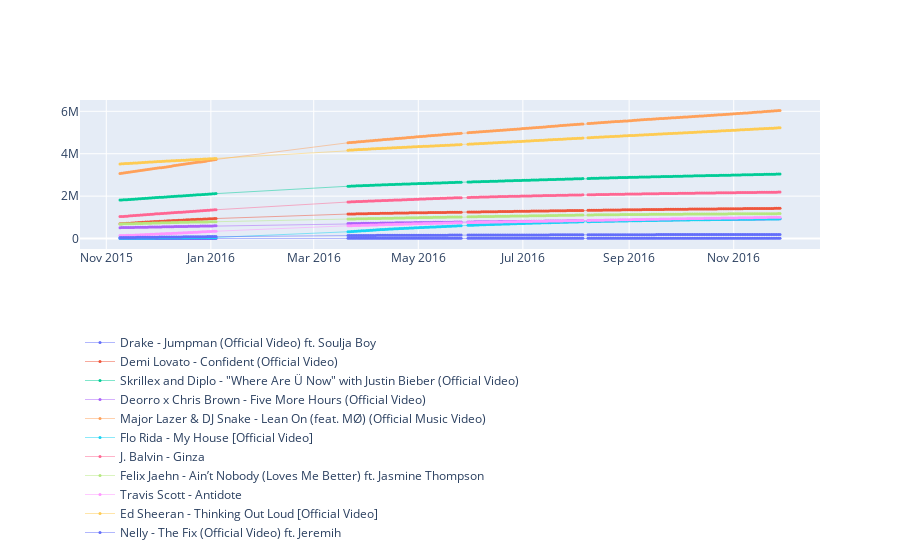
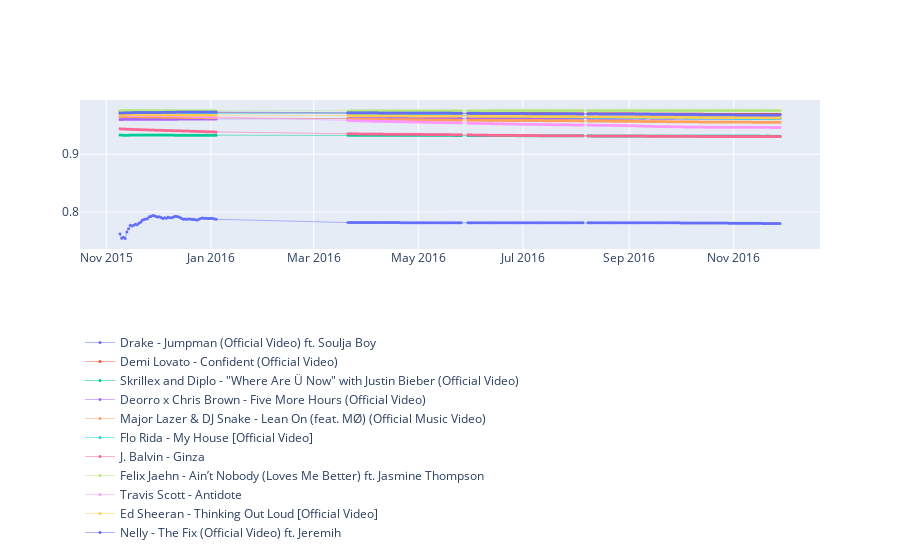

These figures' notebook cell, in order:
### Markdown cell above
## Assignment 1 - Cascading effects

include:
- plot
- code explanation

Read the material in Chapter 16 on cascading effects. Plot the difference between the number of likes and dislikes for several songs.

Do you think we observe cascading effects? Is there a difference between songs that are already popular (in the top-100) and those that are not (megahit or alarmschijf)?. The model in Chapter 16 in its pure form cannot be applied to music preferences. Why not? Can you modify the model accordingly? Can you quantify cascading effects in this setting?

There is no one right answer right to this question, and the answer may depend on a particular song. Make your conclusions based on your data and present clear arguments.

# TODO explain drake jumpman. Nummer met laag aantal views, duidelijke cascading.

### Code cell
#TODO plot likes vs dislikes for several songs categorizeb by popularity
#TODO why cant the ch 16 model bot be applied to songs (int vs bool)
#TODO change model to work for songs
#TODO quantify cascading effect
#TODO comment code
#TODO pretty graphs

def find_songs(dataframe,mode='relative_likes'):
    dt_songs = {}
    
    for index, row in dataframe.iterrows():
        y_id = row['song']
        if mode=='relative_likes':
            data = int(row['likes'])-int(row['dislikes'])
        elif mode=='like_ratio':
            data = int(row['likes'])/int(row['votes'])
        elif mode=='expectation':
            data = int(row['views'])
        else:
            data = int(row[mode])
            
        
        if mode=='expectation':
            data2 = int(row['likes'])
        else:
            data2 = row['timestamp']
        
        if y_id not in dt_songs.keys():
            dt_songs[y_id] = [[data],[data2]]
        else:
            dt_songs[y_id][0].append(data)
            dt_songs[y_id][1].append(data2)
                        
    return(dt_songs)
     
def draw_linechart(figure,dt_data,**kwargs):
    for song, data in dt_data.items():
        kwargs['y'] = data[0]
        kwargs['x'] = data[1]
        kwargs['name']=song
        figure.add_trace(go.Scatter(kwargs,mode='markers+lines',line={'width':0.5},marker={'size':3}))
    
def get_n_songs(data,n):
    return data[data.song.isin(data.song.sample(n=n))]
    
data_set = pd.concat([get_n_songs(data_youtube100,n=10),data_youtube100[data_youtube100.song.str.contains('Drake - Jumpman')]] )

data1 = find_songs(data_set,mode='relative_likes')
figure = go.Figure()
draw_linechart(figure,data1)
figure.update_layout(legend=dict(x=0, y=-2))
figure.show()

data2 = find_songs(data_set,mode='like_ratio')
figure2 = go.Figure()
draw_linechart(figure2,data2)
figure2.update_layout(legend=dict(x=0, y=-2))
figure2.show()

### Figure 1 — Plotly figure (JSON) as saved in the notebook; plotly's stock layout.template omitted (floating-point values rounded to 4 significant figures; data arrays with more than 128 entries replaced by an {"elided": "..."} marker saying what was removed)
{"data": [{"line": {"width": 0.5}, "marker": {"size": 3}, "mode": "markers+lines", "name": "Drake - Jumpman (Official Video) ft. Soulja Boy", "type": "scatter", "x": {"elided": "305 str values"}, "y": {"elided": "305 int values"}}, {"line": {"width": 0.5}, "marker": {"size": 3}, "mode": "markers+lines", "name": "Demi Lovato - Confident (Official Video)", "type": "scatter", "x": {"elided": "305 str values"}, "y": {"elided": "305 int values"}}, {"line": {"width": 0.5}, "marker": {"size": 3}, "mode": "markers+lines", "name": "Skrillex and Diplo - \"Where Are Ü Now\" with Justin Bieber (Official Video)", "type": "scatter", "x": {"elided": "305 str values"}, "y": {"elided": "305 int values"}}, {"line": {"width": 0.5}, "marker": {"size": 3}, "mode": "markers+lines", "name": "Deorro x Chris Brown - Five More Hours (Official Video)", "type": "scatter", "x": {"elided": "305 str values"}, "y": {"elided": "305 int values"}}, {"line": {"width": 0.5}, "marker": {"size": 3}, "mode": "markers+lines", "name": "Major Lazer & DJ Snake - Lean On (feat. MØ) (Official Music Video)", "type": "scatter", "x": {"elided": "305 str values"}, "y": {"elided": "305 int values"}}, {"line": {"width": 0.5}, "marker": {"size": 3}, "mode": "markers+lines", "name": "Flo Rida - My House [Official Video]", "type": "scatter", "x": {"elided": "305 str values"}, "y": {"elided": "305 int values"}}, {"line": {"width": 0.5}, "marker": {"size": 3}, "mode": "markers+lines", "name": "J. Balvin - Ginza", "type": "scatter", "x": {"elided": "305 str values"}, "y": {"elided": "305 int values"}}, {"line": {"width": 0.5}, "marker": {"size": 3}, "mode": "markers+lines", "name": "Felix Jaehn - Ain’t Nobody (Loves Me Better) ft. Jasmine Thompson", "type": "scatter", "x": {"elided": "305 str values"}, "y": {"elided": "305 int values"}}, {"line": {"width": 0.5}, "marker": {"size": 3}, "mode": "markers+lines", "name": "Travis Scott - Antidote", "type": "scatter", "x": {"elided": "305 str values"}, "y": {"elided": "305 int values"}}, {"line": {"width": 0.5}, "marker": {"size": 3}, "mode": "markers+lines", "name": "Ed Sheeran - Thinking Out Loud [Official Video]", "type": "scatter", "x": {"elided": "305 str values"}, "y": {"elided": "305 int values"}}, {"line": {"width": 0.5}, "marker": {"size": 3}, "mode": "markers+lines", "name": "Nelly - The Fix (Official Video) ft. Jeremih", "type": "scatter", "x": {"elided": "305 str values"}, "y": {"elided": "305 int values"}}], "layout": {"legend": {"x": 0, "y": -2}}}

### Figure 2 — Plotly figure (JSON) as saved in the notebook; plotly's stock layout.template omitted (floating-point values rounded to 4 significant figures; data arrays with more than 128 entries replaced by an {"elided": "..."} marker saying what was removed)
{"data": [{"line": {"width": 0.5}, "marker": {"size": 3}, "mode": "markers+lines", "name": "Drake - Jumpman (Official Video) ft. Soulja Boy", "type": "scatter", "x": {"elided": "305 str values"}, "y": {"elided": "305 float values"}}, {"line": {"width": 0.5}, "marker": {"size": 3}, "mode": "markers+lines", "name": "Demi Lovato - Confident (Official Video)", "type": "scatter", "x": {"elided": "305 str values"}, "y": {"elided": "305 float values"}}, {"line": {"width": 0.5}, "marker": {"size": 3}, "mode": "markers+lines", "name": "Skrillex and Diplo - \"Where Are Ü Now\" with Justin Bieber (Official Video)", "type": "scatter", "x": {"elided": "305 str values"}, "y": {"elided": "305 float values"}}, {"line": {"width": 0.5}, "marker": {"size": 3}, "mode": "markers+lines", "name": "Deorro x Chris Brown - Five More Hours (Official Video)", "type": "scatter", "x": {"elided": "305 str values"}, "y": {"elided": "305 float values"}}, {"line": {"width": 0.5}, "marker": {"size": 3}, "mode": "markers+lines", "name": "Major Lazer & DJ Snake - Lean On (feat. MØ) (Official Music Video)", "type": "scatter", "x": {"elided": "305 str values"}, "y": {"elided": "305 float values"}}, {"line": {"width": 0.5}, "marker": {"size": 3}, "mode": "markers+lines", "name": "Flo Rida - My House [Official Video]", "type": "scatter", "x": {"elided": "305 str values"}, "y": {"elided": "305 float values"}}, {"line": {"width": 0.5}, "marker": {"size": 3}, "mode": "markers+lines", "name": "J. Balvin - Ginza", "type": "scatter", "x": {"elided": "305 str values"}, "y": {"elided": "305 float values"}}, {"line": {"width": 0.5}, "marker": {"size": 3}, "mode": "markers+lines", "name": "Felix Jaehn - Ain’t Nobody (Loves Me Better) ft. Jasmine Thompson", "type": "scatter", "x": {"elided": "305 str values"}, "y": {"elided": "305 float values"}}, {"line": {"width": 0.5}, "marker": {"size": 3}, "mode": "markers+lines", "name": "Travis Scott - Antidote", "type": "scatter", "x": {"elided": "305 str values"}, "y": {"elided": "305 float values"}}, {"line": {"width": 0.5}, "marker": {"size": 3}, "mode": "markers+lines", "name": "Ed Sheeran - Thinking Out Loud [Official Video]", "type": "scatter", "x": {"elided": "305 str values"}, "y": {"elided": "305 float values"}}, {"line": {"width": 0.5}, "marker": {"size": 3}, "mode": "markers+lines", "name": "Nelly - The Fix (Official Video) ft. Jeremih", "type": "scatter", "x": {"elided": "305 str values"}, "y": {"elided": "305 float values"}}], "layout": {"legend": {"x": 0, "y": -2}}}
